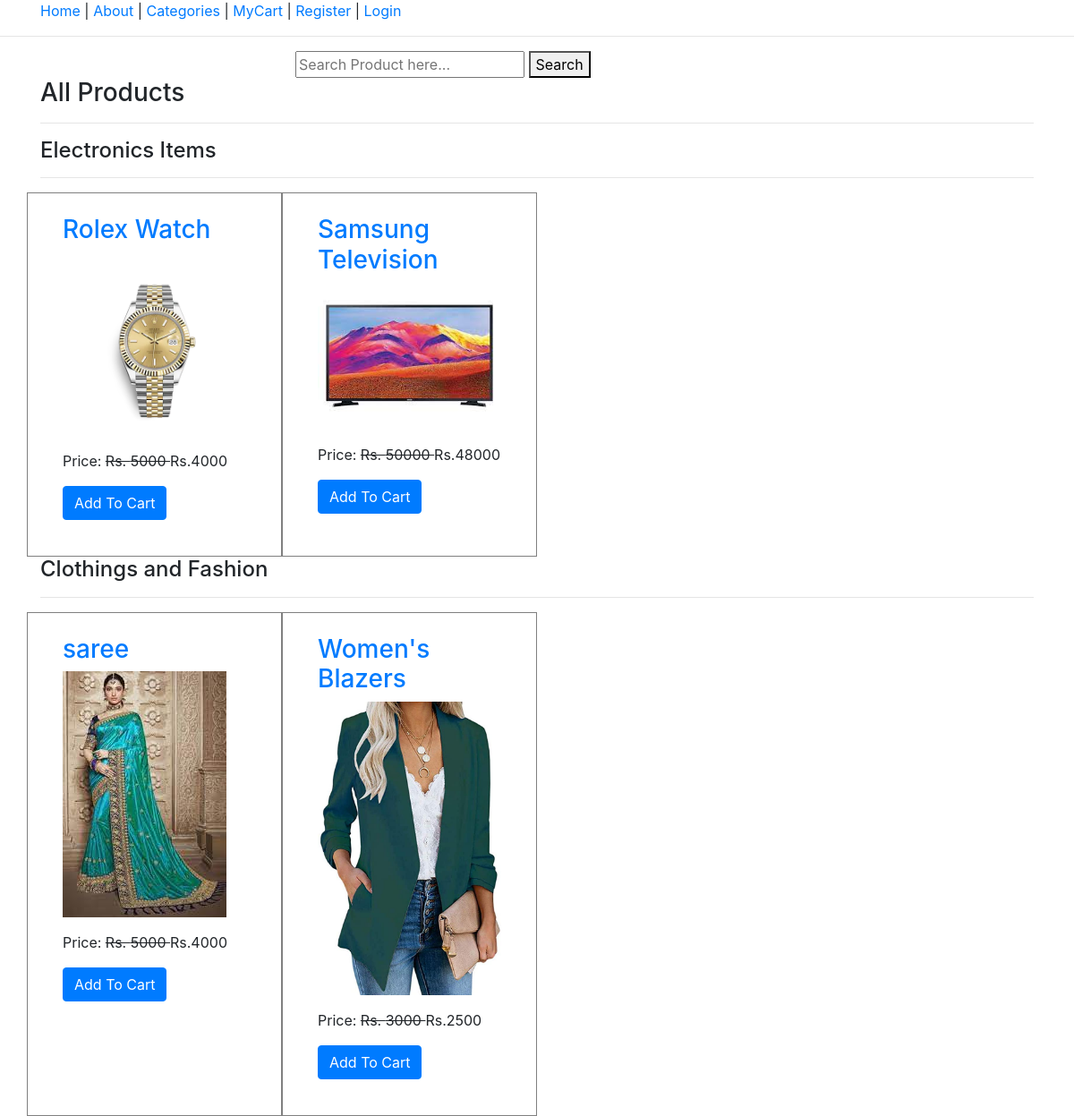
The page /all-products/ on the database its author committed.
### ecomapp/models.py (models this page shows, shortened)
class Category(models.Model):
    title = models.CharField(max_length=200)
    slug = models.SlugField(unique=True)

class Product(models.Model):
    title = models.CharField(max_length=200)
    slug = models.SlugField(unique=True)
    category = models.ForeignKey(Category, on_delete=models.CASCADE)
    image = models.ImageField(upload_to="products")
    marked_price = models.PositiveIntegerField()
    selling_price = models.PositiveIntegerField()
    description = models.TextField()
    warranty = models.CharField(max_length=300, null=True, blank=True)
    return_policy = models.CharField(max_length=300, null=True, blank=True)
    view_count = models.PositiveIntegerField(default=0)

### ecomapp/views.py (the view)
# urls.py: path("all-products/", AllProductsView.as_view(), name="allproducts"),
class AllProductsView(EcomMixin, TemplateView):
    template_name = "allproducts.html"
    def get_context_data(self, **kwargs):
        context = super().get_context_data(**kwargs)
        context['allcategories'] = Category.objects.all()
        return context

### ecomapp/views.py (called while the page is built)
    def dispatch(self, request, *args, **kwargs):
        cart_id = request.session.get("cart_id")
        if cart_id:
            cart_obj = Cart.objects.get(id=cart_id)
            if request.user.is_authenticated and Customer.objects.filter(user=request.user).exists():
                cart_obj.customer = request.user.customer
                cart_obj.save()
        return super().dispatch(request, *args, **kwargs)

### templates/allproducts.html (shortened to what this page needs)
{% extends 'base.html' %}
{% block content %}
 <div class="container">
     <h3>All Products </h3><hr>
    {% for cat in allcategories %}
    <h4>{{cat.title}}</h4>
    <hr>
    <div class="row">
        {% for p in cat.product_set.all %}
        <div class="col-md-3" style="border: 1px solid gray;">
            <div class="m-4">
                <h3><a href="{% url 'ecomapp:productdetail' p.slug %}">{{p.title}}</a></h3>
                <img src="{{p.image.url}}" alt="" class="img-fluid" style="height: 100; object-fit: cover; width: 200;">
                <p class="mt-3">Price: <strike> Rs. {{p.marked_price}} </strike> Rs.{{p.selling_price}}</p>
                <a href="{% url 'ecomapp:addtocart' p.id %}" class="btn btn-primary mb-3">Add To Cart</a>
            </div>
        </div>
        {% endfor %}
    </div>
    {% endfor %}
 </div>
{% endblock %}

### templates/base.html (shortened to what this page needs)
<!DOCTYPE html>
<html lang="en">
<head>
    <link rel="stylesheet" href="https://cdn.jsdelivr.net/npm/bootstrap@4.6.0/dist/css/bootstrap.min.css">
</head>
<body>
    <div class="container">
        <a href="{% url 'ecomapp:home'%}"> Home</a> |
        <a href="{% url 'ecomapp:about'%}"> About</a> |
        <a href="{% url 'ecomapp:allproducts'%}"> Categories</a> |
        <a href="{% url 'ecomapp:mycart'%}"> MyCart</a> |
        {% if request.user.customer %}
        Welcome {{request.user.username}} |
        <a href="{% url 'ecomapp:customerprofile'%}">My Profile</a> |
        <a href="{% url 'ecomapp:customerlogout'%}">logout</a>
        {% else %}
        <a href="{% url 'ecomapp:customerregistration'%}"> Register</a> |
        <a href="{% url 'ecomapp:customerlogin'%}"> Login</a>
        {% endif %}
    </div>
    <hr>
    <div class="container">
        <div class="row">
            <div class="col-md-6 mx-auto">
                <form action="{% url 'ecomapp:search' %}" method="GET">
                    <input type="text" name="keyword" placeholder="Search Product here...">
                    <button>Search</button>
                </form>
            </div>
        </div>
    </div>
    {% block content %}
    {% endblock %}
</body>
</html>

### rows shown on the page
Category: title "Electronics Items"
Product: title "Rolex Watch", image (picture), marked_price "5000", selling_price "4000"
Product: title "Samsung Television", image (picture), marked_price "50000", selling_price "48000"
Category: title "Clothings and Fashion"
Product: title "saree", image (picture), marked_price "5000", selling_price "4000"
Product: title "Women's Blazers", image (picture), marked_price "3000", selling_price "2500"
